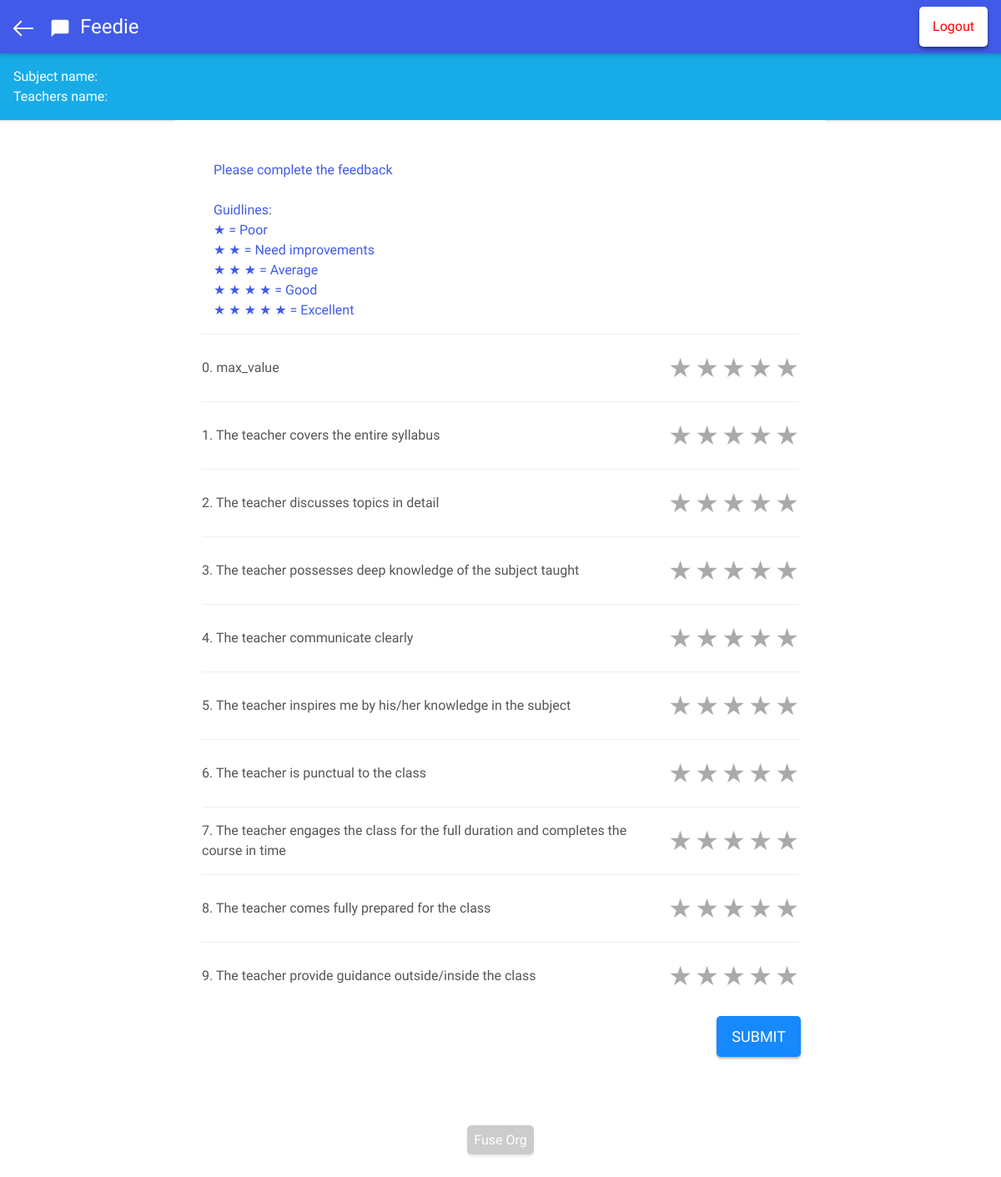
The app's page /dashboard/feedform/index.php (signed in) with its own data.
### tables this page shows
CREATE TABLE `questions` (
  `quest_id` int(2) NOT NULL,
  `quest_content` varchar(250) DEFAULT NULL,
  `quest_value` int(2) NOT NULL DEFAULT '0'
);

### dashboard/feedform/index.php (the view, shortened to what this page needs)
<html>
<head>
  <link rel="stylesheet" type="text/css" href="../../css.css">
</head>
<body>
  <div class="header">
		<div><a href="../"><img src="../../images/back.svg" class="home"></a></div>
		<img src="../../images/logo.svg" class="logo"/>
		<div class="title">Feedie</div>
    <a href="../../?logout=1"><div class="logout">Logout</div></a>
  </div>
	<div class="details">Subject name:&nbsp;
  <br>
  Teachers name:&nbsp;
	</div>
  <div class="page">
<div class="container">
<div class="phpr">
<?php
    $servername = "127.0.0.1";
    $username = "root";
    $password = "";
    $dbname = "feedie_base";
    $error = false;
    $counter = 0;
    if($counter != 10){
      $error = true;
    }
    if ( !$error ){
              $conn = new mysqli($servername, $username, $password, $dbname);
              $q = $_POST['q'];
              $i = 1;
              foreach( $q as $key ){
                $qf[$i] = $key;
                ++$i;
              }
              $sql_check = "SELECT st_username FROM feeds WHERE st_username = '".$_SESSION["st_username"]."' AND te_username = '".$_SESSION["te_username"]."' AND sub_code='".$_SESSION["sub_code"]."' AND class = '".$_SESSION["class"]."'";
              $result_check = $conn->query($sql_check);
              if($result_check->num_rows > 0){
                $sql = "UPDATE feeds SET q1='".$qf[1]."', q2='".$qf[2]."', q3='".$qf[3]."', q4='".$qf[4]."', q5='".$qf[5]."', q6='".$qf[6]."', q7='".$qf[7]."', q8='".$qf[8]."', q9='".$qf[9]."', q10='".$qf[10]."' WHERE st_username='".$_SESSION["st_username"]."' AND te_username='".$_SESSION["te_username"]."' AND sub_code='".$_SESSION["sub_code"]."' AND class = '".$_SESSION["class"]."'";
                $result = $conn->query($sql);
                if($result){
                  include('overall.php');
                }
                echo "Response have been updated";
                echo
                '<script type="text/javascript">
                 function showsnackbar() {
                  var x = document.getElementById("snackbar");
                  x.innerHTML = "Response updated";
                  x.className = "show";
                  setTimeout(function(){ x.className = x.className.replace("show", ""); }, 4000);
                  }
                 showsnackbar()
                 </script>';
              }
              else{
                $sql1 = "UPDATE teachersinfo SET feed_applied = feed_applied + 1 WHERE te_username = '".$_SESSION["te_username"]."' AND class = '".$_SESSION["class"]."' AND sub_code = '".$_SESSION["sub_code"]."'";
                $result1 = $conn->query($sql1);
                $sql = "INSERT INTO feeds (st_username, te_username, sub_code, sub_name, class, q1, q2, q3, q4, q5, q6, q7, q8, q9, q10 ) VALUES('".$_SESSION["st_username"]."','".$_SESSION["te_username"]."','".$_SESSION["sub_code"]."','".$_SESSION["sub_name"]."','".$_SESSION["class"]."','".$qf[1]."','".$qf[2]."','".$qf[3]."','".$qf[4]."','".$qf[5]."','".$qf[6]."','".$qf[7]."','".$qf[8]."','".$qf[9]."','".$qf[10]."')";
                $result = $conn->query($sql);
                if($result){
                  include('overall.php');
                }
                echo "Thanks for your first time response";
                echo '<script type="text/javascript">
                function showsnackbar() {
                  var x = document.getElementById("snackbar");
                  x.innerHTML = "Response added";
                  x.className = "show";
                  setTimeout(function(){ x.className = x.className.replace("show", ""); }, 4000);
                  }
                 showsnackbar()
                 </script>';
              }
              $conn->close();
            }
            else{
              echo "Please complete the feedback<br><br>
	      Guidlines:<br>
	      &#9733 = Poor<br>
	      &#9733 &#9733 = Need improvements<br>
	      &#9733 &#9733 &#9733 = Average<br>
	      &#9733 &#9733 &#9733 &#9733        = Good<br>
	      &#9733 &#9733 &#9733 &#9733 &#9733 = Excellent";
            }
   ?>
	</div>
<form action="<?php  $_PHP_SELF ?>" method="post">
<?php
  include('../../db_config.php');
  $sql_q = "SELECT quest_id, quest_content FROM questions ORDER BY quest_id ASC";
  $result_q = $conn->query($sql_q);
  if ( $result_q->num_rows > 0 ){
?>
<fieldset class="rating flex">
  <div class="flex" style="width:100%;">
   <?php $row = $result_q->fetch_assoc();
        echo $row["quest_id"].". ".$row["quest_content"];
   ?>
	</div>
  <div class="flex" style="direction: rtl;">
    <input type="radio" id="star5-1" name="q[<?php echo $row["quest_id"]; ?>]" value="5" /><label for="star5-1" title="Rocks!"><span>&#9733</span></label>
    <input type="radio" id="star4-1" name="q[<?php echo $row["quest_id"]; ?>]" value="4" /><label for="star4-1" title="Pretty good"><span>&#9733</span></label>
    <input type="radio" id="star3-1" name="q[<?php echo $row["quest_id"]; ?>]" value="3" /><label for="star3-1" title="Meh"><span>&#9733</span></label>
    <input type="radio" id="star2-1" name="q[<?php echo $row["quest_id"]; ?>]" value="2" /><label for="star2-1" title="Kinda bad"><span>&#9733</span></label>
    <input type="radio" id="star1-1" name="q[<?php echo $row["quest_id"]; ?>]" value="1" /><label for="star1-1" title="Sucks big time"><span>&#9733</span></label>
  </div>
</fieldset>
<fieldset class="rating flex">
  <div class="flex" style="width:100%;">
   <?php $row = $result_q->fetch_assoc();
        echo $row["quest_id"].". ".$row["quest_content"];
   ?>
	</div>
  <div class="flex" style="direction: rtl;">
    <input type="radio" id="star5-2" name="q[<?php echo $row["quest_id"]; ?>]" value="5" /><label for="star5-2" title="Rocks!"><span>&#9733</span></label>
    <input type="radio" id="star4-2" name="q[<?php echo $row["quest_id"]; ?>]" value="4" /><label for="star4-2" title="Pretty good"><span>&#9733</span></label>
    <input type="radio" id="star3-2" name="q[<?php echo $row["quest_id"]; ?>]" value="3" /><label for="star3-2" title="Meh"><span>&#9733</span></label>
    <input type="radio" id="star2-2" name="q[<?php echo $row["quest_id"]; ?>]" value="2" /><label for="star2-2" title="Kinda bad"><span>&#9733</span></label>
    <input type="radio" id="star1-2" name="q[<?php echo $row["quest_id"]; ?>]" value="1" /><label for="star1-2" title="Sucks big time"><span>&#9733</span></label>
	</div>
</fieldset>
<fieldset class="rating flex">
  <div class="flex" style="width:100%;">
   <?php $row = $result_q->fetch_assoc();
        echo $row["quest_id"].". ".$row["quest_content"];
   ?>
	</div>
  <div class="flex" style="direction: rtl;">
    <input type="radio" id="star5-3" name="q[<?php echo $row["quest_id"]; ?>]" value="5" /><label for="star5-3" title="Rocks!"><span>&#9733</span></label>
    <input type="radio" id="star4-3" name="q[<?php echo $row["quest_id"]; ?>]" value="4" /><label for="star4-3" title="Pretty good"><span>&#9733</span></label>
    <input type="radio" id="star3-3" name="q[<?php echo $row["quest_id"]; ?>]" value="3" /><label for="star3-3" title="Meh"><span>&#9733</span></label>
    <input type="radio" id="star2-3" name="q[<?php echo $row["quest_id"]; ?>]" value="2" /><label for="star2-3" title="Kinda bad"><span>&#9733</span></label>
    <input type="radio" id="star1-3" name="q[<?php echo $row["quest_id"]; ?>]" value="1" /><label for="star1-3" title="Sucks big time"><span>&#9733</span></label>
	</div>
</fieldset>
<fieldset class="rating flex">
  <div class="flex" style="width:100%;">
   <?php $row = $result_q->fetch_assoc();
        echo $row["quest_id"].". ".$row["quest_content"];
   ?>
	</div>
  <div class="flex" style="direction: rtl;">
    <input type="radio" id="star5-4" name="q[<?php echo $row["quest_id"]; ?>]" value="5" /><label for="star5-4" title="Rocks!"><span>&#9733</span></label>
    <input type="radio" id="star4-4" name="q[<?php echo $row["quest_id"]; ?>]" value="4" /><label for="star4-4" title="Pretty good"><span>&#9733</span></label>
    <input type="radio" id="star3-4" name="q[<?php echo $row["quest_id"]; ?>]" value="3" /><label for="star3-4" title="Meh"><span>&#9733</span></label>
    <input type="radio" id="star2-4" name="q[<?php echo $row["quest_id"]; ?>]" value="2" /><label for="star2-4" title="Kinda bad"><span>&#9733</span></label>
    <input type="radio" id="star1-4" name="q[<?php echo $row["quest_id"]; ?>]" value="1" /><label for="star1-4" title="Sucks big time"><span>&#9733</span></label>
	</div>
</fieldset>
<fieldset class="rating flex">
  <div class="flex" style="width:100%;">
   <?php $row = $result_q->fetch_assoc();
        echo $row["quest_id"].". ".$row["quest_content"];
   ?>
	</div>
  <div class="flex" style="direction: rtl;">
    <input type="radio" id="star5-5" name="q[<?php echo $row["quest_id"]; ?>]" value="5" /><label for="star5-5" title="Rocks!"><span>&#9733</span></label>
    <input type="radio" id="star4-5" name="q[<?php echo $row["quest_id"]; ?>]" value="4" /><label for="star4-5" title="Pretty good"><span>&#9733</span></label>
    <input type="radio" id="star3-5" name="q[<?php echo $row["quest_id"]; ?>]" value="3" /><label for="star3-5" title="Meh"><span>&#9733</span></label>
    <input type="radio" id="star2-5" name="q[<?php echo $row["quest_id"]; ?>]" value="2" /><label for="star2-5" title="Kinda bad"><span>&#9733</span></label>
    <input type="radio" id="star1-5" name="q[<?php echo $row["quest_id"]; ?>]" value="1" /><label for="star1-5" title="Sucks big time"><span>&#9733</span></label>
	</div>
</fieldset>
<fieldset class="rating flex">
  <div class="flex" style="width:100%;">
   <?php $row = $result_q->fetch_assoc();
        echo $row["quest_id"].". ".$row["quest_content"];
   ?>
	</div>
  <div class="flex" style="direction: rtl;">
    <input type="radio" id="star5-6" name="q[<?php echo $row["quest_id"]; ?>]" value="5" /><label for="star5-6" title="Rocks!"><span>&#9733</span></label>
    <input type="radio" id="star4-6" name="q[<?php echo $row["quest_id"]; ?>]" value="4" /><label for="star4-6" title="Pretty good"><span>&#9733</span></label>
    <input type="radio" id="star3-6" name="q[<?php echo $row["quest_id"]; ?>]" value="3" /><label for="star3-6" title="Meh"><span>&#9733</span></label>
    <input type="radio" id="star2-6" name="q[<?php echo $row["quest_id"]; ?>]" value="2" /><label for="star2-6" title="Kinda bad"><span>&#9733</span></label>
    <input type="radio" id="star1-6" name="q[<?php echo $row["quest_id"]; ?>]" value="1" /><label for="star1-6" title="Sucks big time"><span>&#9733</span></label>
	</div>
</fieldset>
<fieldset class="rating flex">
  <div class="flex" style="width:100%;">
   <?php $row = $result_q->fetch_assoc();
        echo $row["quest_id"].". ".$row["quest_content"];
   ?>
	</div>
  <div class="flex" style="direction: rtl;">
    <input type="radio" id="star5-7" name="q[<?php echo $row["quest_id"]; ?>]" value="5" /><label for="star5-7" title="Rocks!"><span>&#9733</span></label>
    <input type="radio" id="star4-7" name="q[<?php echo $row["quest_id"]; ?>]" value="4" /><label for="star4-7" title="Pretty good"><span>&#9733</span></label>
    <input type="radio" id="star3-7" name="q[<?php echo $row["quest_id"]; ?>]" value="3" /><label for="star3-7" title="Meh"><span>&#9733</span></label>
    <input type="radio" id="star2-7" name="q[<?php echo $row["quest_id"]; ?>]" value="2" /><label for="star2-7" title="Kinda bad"><span>&#9733</span></label>
    <input type="radio" id="star1-7" name="q[<?php echo $row["quest_id"]; ?>]" value="1" /><label for="star1-7" title="Sucks big time"><span>&#9733</span></label>
	</div>
</fieldset>
<fieldset class="rating flex">
  <div class="flex" style="width:100%;">
   <?php $row = $result_q->fetch_assoc();
        echo $row["quest_id"].". ".$row["quest_content"];
   ?>
	</div>
  <div class="flex" style="direction: rtl;">
    <input type="radio" id="star5-8" name="q[<?php echo $row["quest_id"]; ?>]" value="5" /><label for="star5-8" title="Rocks!"><span>&#9733</span></label>
    <input type="radio" id="star4-8" name="q[<?php echo $row["quest_id"]; ?>]" value="4" /><label for="star4-8" title="Pretty good"><span>&#9733</span></label>
    <input type="radio" id="star3-8" name="q[<?php echo $row["quest_id"]; ?>]" value="3" /><label for="star3-8" title="Meh"><span>&#9733</span></label>
    <input type="radio" id="star2-8" name="q[<?php echo $row["quest_id"]; ?>]" value="2" /><label for="star2-8" title="Kinda bad"><span>&#9733</span></label>
    <input type="radio" id="star1-8" name="q[<?php echo $row["quest_id"]; ?>]" value="1" /><label for="star1-8" title="Sucks big time"><span>&#9733</span></label>
	</div>
</fieldset>
<fieldset class="rating flex">
  <div class="flex" style="width:100%;">
   <?php $row = $result_q->fetch_assoc();
        echo $row["quest_id"].". ".$row["quest_content"];
   ?>
	</div>
  <div class="flex" style="direction: rtl;">
    <input type="radio" id="star5-9" name="q[<?php echo $row["quest_id"]; ?>]" value="5" /><label for="star5-9" title="Rocks!"><span>&#9733</span></label>
    <input type="radio" id="star4-9" name="q[<?php echo $row["quest_id"]; ?>]" value="4" /><label for="star4-9" title="Pretty good"><span>&#9733</span></label>
    <input type="radio" id="star3-9" name="q[<?php echo $row["quest_id"]; ?>]" value="3" /><label for="star3-9" title="Meh"><span>&#9733</span></label>
    <input type="radio" id="star2-9" name="q[<?php echo $row["quest_id"]; ?>]" value="2" /><label for="star2-9" title="Kinda bad"><span>&#9733</span></label>
    <input type="radio" id="star1-9" name="q[<?php echo $row["quest_id"]; ?>]" value="1" /><label for="star1-9" title="Sucks big time"><span>&#9733</span></label>
	</div>
</fieldset>
<fieldset class="rating flex">
  <div class="flex" style="width:100%;">
   <?php $row = $result_q->fetch_assoc();
        echo $row["quest_id"].". ".$row["quest_content"];
   ?>
	</div>
  <div class="flex" style="direction: rtl;">
    <input type="radio" id="star5-10" name="q[<?php echo $row["quest_id"]; ?>]" value="5" /><label for="star5-10" title="Rocks!"><span>&#9733</span></label>
    <input type="radio" id="star4-10" name="q[<?php echo $row["quest_id"]; ?>]" value="4" /><label for="star4-10" title="Pretty good"><span>&#9733</span></label>
    <input type="radio" id="star3-10" name="q[<?php echo $row["quest_id"]; ?>]" value="3" /><label for="star3-10" title="Meh"><span>&#9733</span></label>
    <input type="radio" id="star2-10" name="q[<?php echo $row["quest_id"]; ?>]" value="2" /><label for="star2-10" title="Kinda bad"><span>&#9733</span></label>
    <input type="radio" id="star1-10" name="q[<?php echo $row["quest_id"]; ?>]" value="1" /><label for="star1-10" title="Sucks big time"><span>&#9733</span></label>
	</div>
</fieldset>
<?php
  }
?>
    <div style="text-align: right">
<input type="submit" value="SUBMIT" class="button">
	  </div>
</form>
</div>
</div>
  <footer><a href="https://fuse-org.firebaseapp.com" class="link" target="_blank">Fuse Org</a></footer>
</body>
</html>

### records on screen
questions: quest_id "0", quest_content "max_value"
questions: quest_id "1", quest_content "The teacher covers the entire syllabus"
questions: quest_id "2", quest_content "The teacher discusses topics in detail"
questions: quest_id "3", quest_content "The teacher possesses deep knowledge of the subject taught"
questions: quest_id "4", quest_content "The teacher communicate clearly"
questions: quest_id "5", quest_content "The teacher inspires me by his/her knowledge in the subject"
questions: quest_id "6", quest_content "The teacher is punctual to the class"
questions: quest_id "7", quest_content "The teacher engages the class for the full duration and completes the course in time"
questions: quest_id "8", quest_content "The teacher comes fully prepared for the class"
questions: quest_id "9", quest_content "The teacher provide guidance outside/inside the class"
